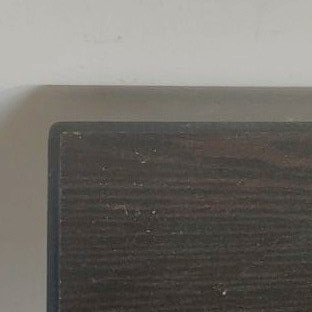
#> input picture tutorial_codes/traditional_cv/harris_corner_detection/desk_corner_1.jpeg, 312 x 312 px
$ python detect_corners.py
#> lines starting #> are read from the running program, lines starting #| are printed output that depends on the picture

import cv2
import numpy as np

filenames = ["desk_corner_1.jpeg", "desk_corner_2.jpeg", "desk_corner_3.jpeg"]

for filename in filenames:

    # Reading the image
    image = cv2.imread(filename)
#> image is the input picture: shape (312, 312, 3); mean B, G, R 104.1, 109.6, 113.1
    image = cv2.resize(image, (0, 0), fx = 0.5, fy = 0.5)
#> image: shape (156, 156, 3)
    # Converting the image to grayscale (Need to calculate the gradients)
    gray = cv2.cvtColor(image, cv2.COLOR_BGR2GRAY)
    gray = np.float32(gray)
    # Get the corner response score for each pixel
    dst = cv2.cornerHarris(gray, blockSize = 15, ksize = 11, k = 0.04)
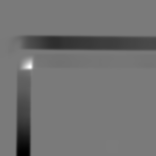
#> dst: shape (156, 156) float32; min -1.25e+13, max 1.36e+13, mean -7.64e+11; drawn with min black and max white
    # Threshold for an optimal value, it may vary depending on the image.
    image[dst>0.01*dst.max()]=[0,0,255]
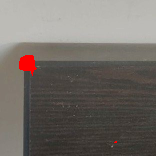
#> image: shape (156, 156, 3); mean B, G, R 103.3, 108.7, 114.7
    # save the image
    new_filename = filename.split(".")[0] + "_harris_corner.jpeg"
    cv2.imwrite(new_filename, image)
#> pass 2 of the loop `for filename in filenames:`:
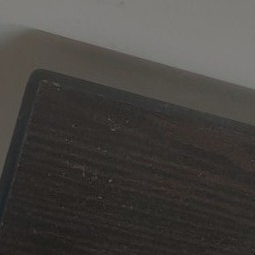
#> input picture tutorial_codes/traditional_cv/harris_corner_detection/desk_corner_2.jpeg, 255 x 255 px
#> image is the input picture: shape (255, 255, 3); mean B, G, R 63.7, 67.2, 70
#> `dst = cv2.cornerHarris(gray, blockSize = 15, ksize = 11, k = 0.04)`:
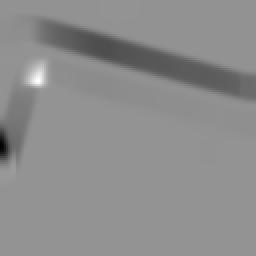
#> dst: shape (128, 128) float32 (shown 2 times larger); min -3.49e+12, max 2.57e+12, mean -1.39e+11; drawn with min black and max white
#> `image[dst>0.01*dst.max()]=[0,0,255]`:
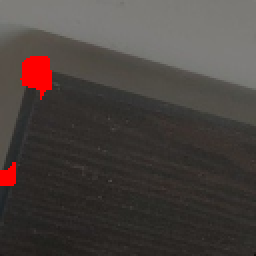
#> image: shape (128, 128, 3) (shown 2 times larger); mean B, G, R 62.6, 66.1, 73.7
#> pass 3 of the loop `for filename in filenames:`:
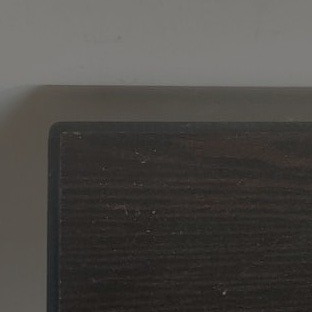
#> input picture tutorial_codes/traditional_cv/harris_corner_detection/desk_corner_3.jpeg, 312 x 312 px
#> image is the input picture: shape (312, 312, 3); mean B, G, R 69.5, 73.2, 75.8
#> `dst = cv2.cornerHarris(gray, blockSize = 15, ksize = 11, k = 0.04)`:
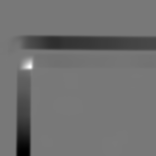
#> dst: shape (156, 156) float32; min -2.48e+12, max 2.75e+12, mean -1.51e+11; drawn with min black and max white
#> `image[dst>0.01*dst.max()]=[0,0,255]`:
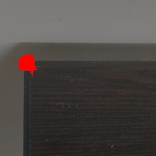
#> image: shape (156, 156, 3); mean B, G, R 69, 72.6, 77.8
